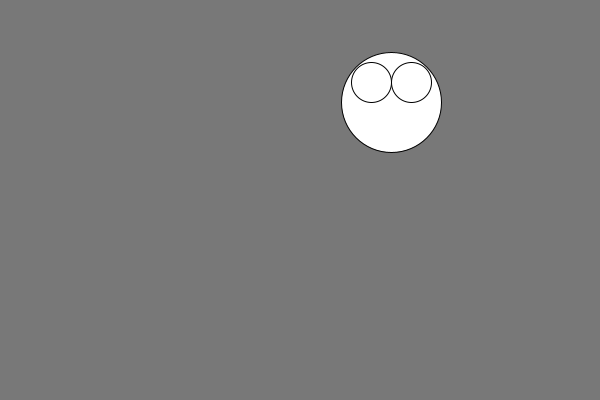
Frame 1 (no input)
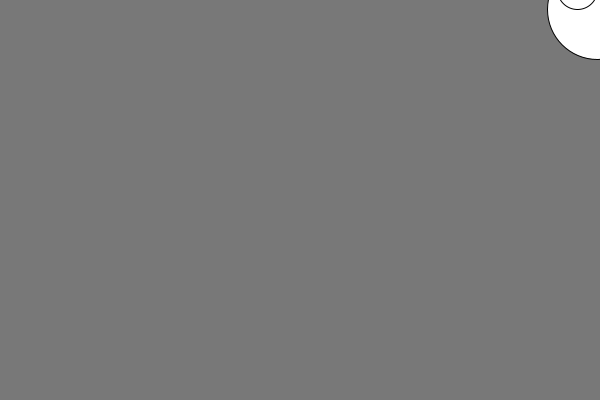
Frame 60 (the mouse pressed at the canvas centre just before this capture)
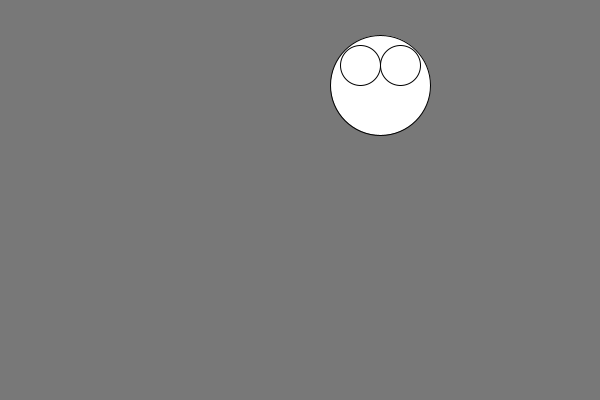
Frame 120 (the mouse held since frame 60 and released just before this capture)

The Processing sketch that drew these frames (run headless with seeded random() and noise(); from frame 60 on, the mouse is pressed at the canvas centre):

// Processing sketch: c4_2wall
// ── c4_2wall.pde
float x,y,vx,vy;
void setup(){
  size(600,400);
  x = random(0,width);
  y = random(0,height);
  vx = random(-4,4);
  vy = random(-3,3);
}
void draw(){
  background(120);
  x += vx;
  y += vy;
  if(x<0 || x>width) vx = -vx; 
  if(y<0 || y>height) vy = -vy; 
  myCharic();
}
void myCharic(){
  circle(x,y,100);
  circle(x-20,y-20,40);
  circle(x+20,y-20,40);
}
